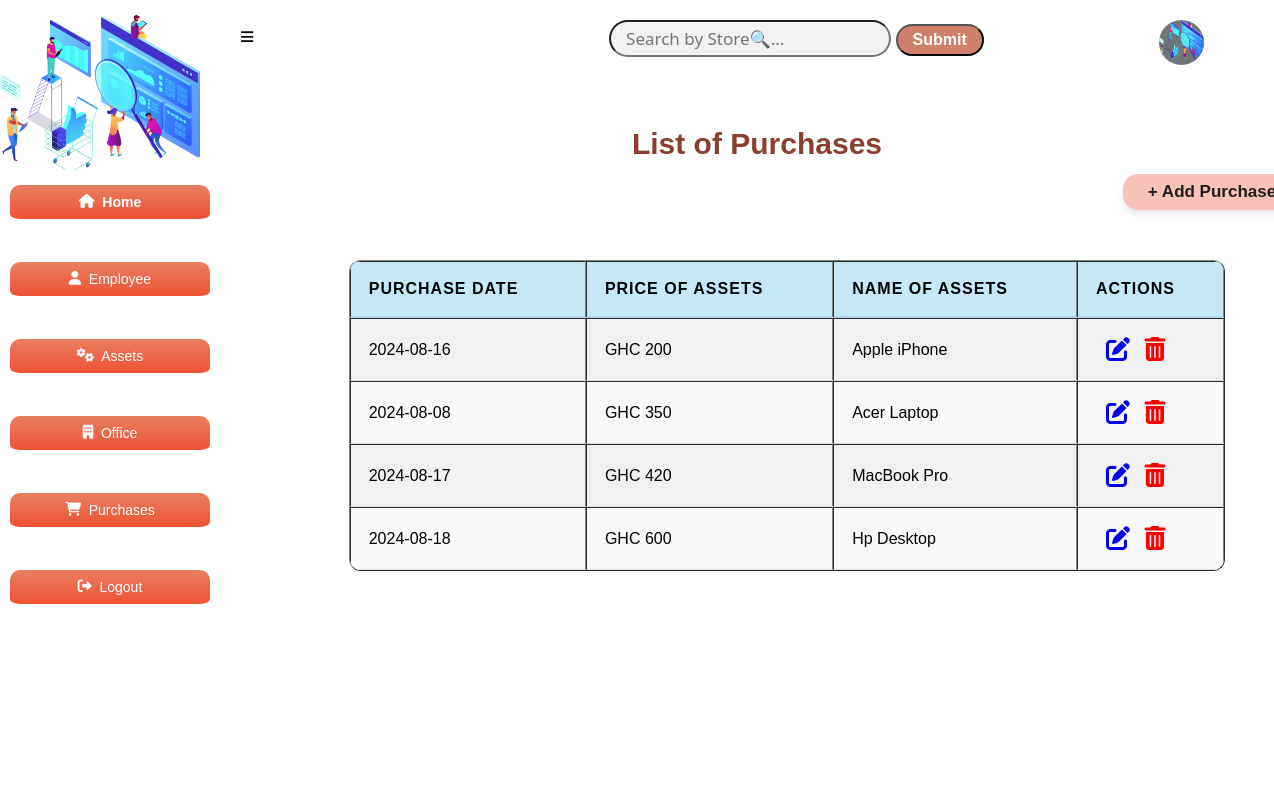
Page /purchase on the earlier database version.
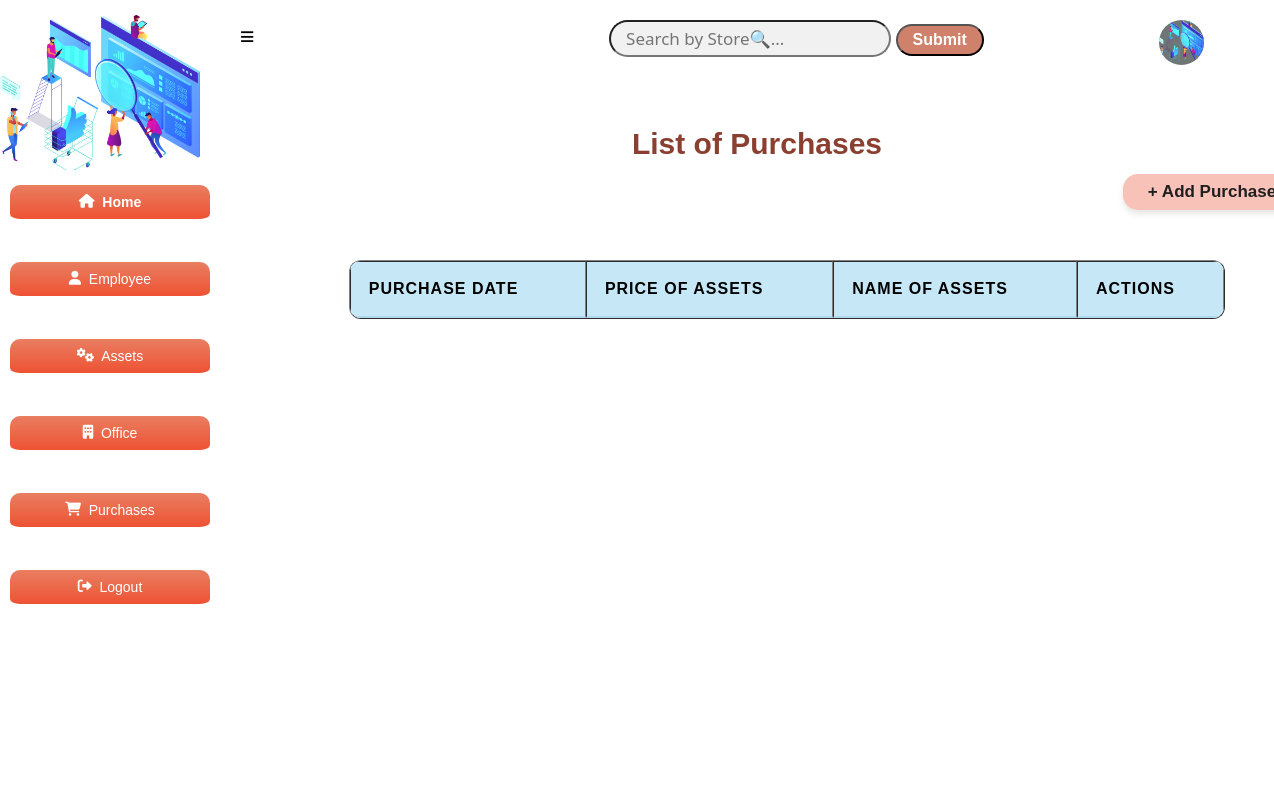
Same page on the later database version.
### app.py (models this page shows, shortened)
class Purchase(db.Model):
    __tablename__ = "purchases"
    id=db.Column(db.Integer, primary_key=True)
    date=db.Column(db.String(10))
    store=db.Column(db.String(10))
    warranty_period=db.Column(db.Integer)
    equipment_rel=db.relationship('Equipment', backref='equipment_purchase')

### app.py (the view)
@app.route('/purchase')
def purchase():
    purchases = Purchase.query.all()
    return render_template('purchaseList.html', purchases=purchases)

### app.py (called while the page is built)
@app.before_request
def create_table():
    db.create_all()

### templates/purchaseList.html (shortened to what this page needs)
<!DOCTYPE html>
<html lang="en">
<head>
    <link
    rel="stylesheet"
    href="{{ url_for('static', filename='main.css') }}"
    />
    <link rel="stylesheet" href="https://cdnjs.cloudflare.com/ajax/libs/font-awesome/4.7.0/css/font-awesome.min.css">
    <link rel="stylesheet" href="https://cdnjs.cloudflare.com/ajax/libs/font-awesome/6.0.0-beta3/css/all.min.css">
</head>
<body>
    <div class="header">
        <a href="#" id="sidebar-icon">&#8801;</a>
        <input type="search" id="query" name="search" placeholder="Search by Store🔍...">
        <button id="search-button">Submit</button>
        <a href="#"><img src="{{ url_for('static', filename='bg4.png') }}" alt="logo"></a>
    </div>
    <section class="sidebar">
        <div class="logo">
            <img src="{{ url_for('static', filename='bg4.png') }}" alt="logo">
        </div>
        <div class="content">
            <a href="/entry_point" class="home active"><i class="fas fa-home"></i>&nbsp; Home</a><br>
            <a href="/employee" class="home"><i class="fas fa-user"></i>&nbsp;  Employee</a><br>
            <a href="/equipment" class="home"><i class="fas fa-cogs"></i>&nbsp;  Assets</a><br>
            <a href="/location" class="home"><i class="fas fa-building"></i>&nbsp;  Office</a><br>
            <a href="/purchase" class="home"><i class="fas fa-shopping-cart"></i> &nbsp; Purchases</a><br>
            <a href="/login" class="home"><i class="fas fa-sign-out-alt"></i>&nbsp;  Logout</a>
          </div>
    </section>
    <h1 class="marquee">List of Purchases</h1>
    <div class="purchase-form">
        <a href="/add-purchase" class="btn1">+ Add Purchase</a>
        <table border="1">
            <thead>
                <tr>
                    <th>Purchase Date</th>
                    <th>Price Of Assets</th>
                    <th>Name Of Assets</th>
                    <th>Actions</th>
                </tr>
            </thead>
            <tbody id="table-results">
                {% for purchase in purchases %}
                    <tr>
                        <td>{{ purchase.date }}</td>
                        <td>{{ purchase.store }}</td>
                        <td>{{ purchase.warranty_period }}</td>
                        <td class="action">
                            <a href="/edit_purchase{{ purchase.id }}"><i class="fa fa-edit" style="font-size:24px"></i></a>
                            <a href="/delete_purchase{{ purchase.id }}"><i class="fa fa-trash-o" style="font-size:24px"></i></a>
                        </td>
                    </tr>
                {% endfor %}
            </tbody>
        </table>
    </div>
</body>
</html>

Differences in the rows shown:
removed Purchase: date "2024-08-16", store "GHC 200", warranty_period "Apple iPhone"
removed Purchase: date "2024-08-08", store "GHC 350", warranty_period "Acer Laptop"
removed Purchase: date "2024-08-17", store "GHC 420", warranty_period "MacBook Pro"
removed Purchase: date "2024-08-18", store "GHC 600", warranty_period "Hp Desktop"
